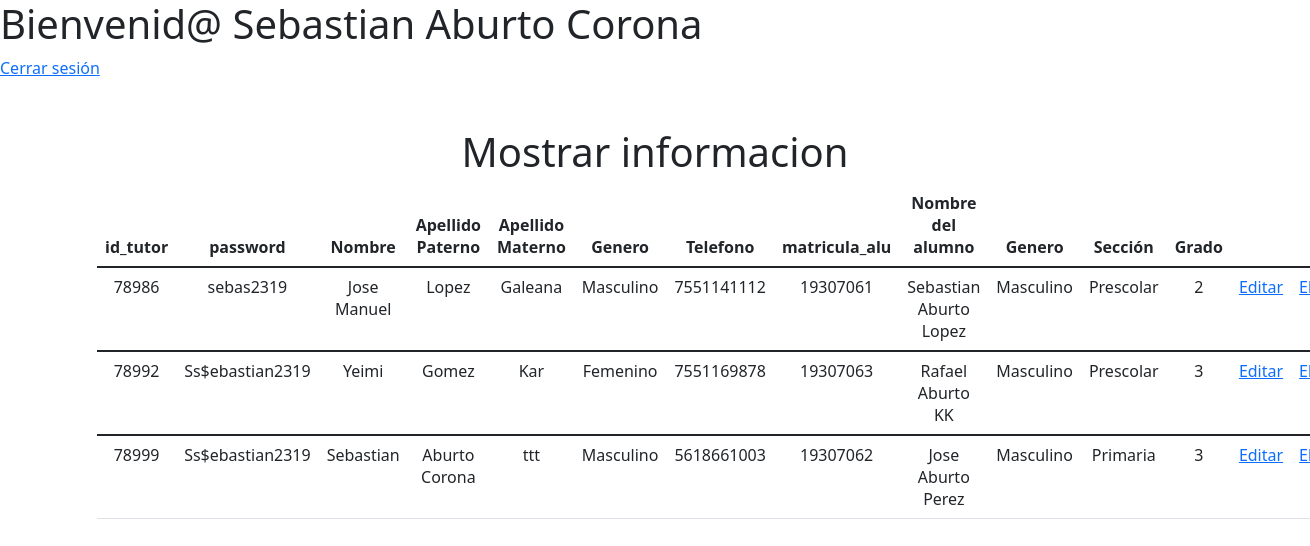
Page /admin/tablatutor.php (signed in) on the committed database.
### tables this page shows
CREATE TABLE `tutor` (
  `id_tutor` varchar(9) NOT NULL,
  `password` varchar(15) NOT NULL,
  `Nombre` varchar(50) NOT NULL,
  `Apellido_P` varchar(30) NOT NULL,
  `Apellido_M` varchar(30) NOT NULL,
  `Genero` varchar(20) NOT NULL,
  `Teléfono` varchar(15) NOT NULL,
  `matricula_alu` varchar(10) NOT NULL,
  PRIMARY KEY (`id_tutor`),
  KEY `matricula_alu` (`matricula_alu`),
  CONSTRAINT `tutor_ibfk_1` FOREIGN KEY (`matricula_alu`) REFERENCES `alumnos` (`matricula_alu`) ON DELETE CASCADE ON UPDATE CASCADE
);

CREATE TABLE `alumnos` (
  `matricula_alu` varchar(10) NOT NULL,
  `nombre` varchar(50) NOT NULL,
  `apellido_P` varchar(30) NOT NULL,
  `apellido_M` varchar(30) NOT NULL,
  `genero` varchar(20) NOT NULL,
  `inicio_escolar` date NOT NULL,
  `sección` varchar(40) NOT NULL,
  `grado` varchar(3) NOT NULL,
  PRIMARY KEY (`matricula_alu`)
);

### admin/tablatutor.php (the view, shortened to what this page needs)
<?php
    $nombre = $_SESSION['nombre'];
?>
<?php
require 'conexion.php';
$query = "SELECT * FROM tutor JOIN alumnos WHERE tutor.matricula_alu = alumnos.matricula_alu";
$result = mysqli_query($conexion, $query);
?>
<html lang="en">
  <head>
    <link href="https://cdn.jsdelivr.net/npm/bootstrap@5.1.3/dist/css/bootstrap.min.css" rel="stylesheet">
  </head>
  <body>
    <div>
    <h1><?php echo 'Bienvenid@ '.$nombre; ?></h1>
    <a href="salir.php">Cerrar sesión</a>
    </div>
    <div class="container mt-5">
      <div class="row">
        <div class="col-md-12">
          <h1 class="text-center">Mostrar informacion</h1>
          <table class="table custom-table">
            <thead class="text-center">
              <tr>
                <th scope="col">id_tutor</th>
                <th scope="col">password</th>
                <th scope="col">Nombre</th>
                <th scope="col">Apellido Paterno</th>
                <th scope="col">Apellido Materno</th>
                <th scope="col">Genero</th>
                <th scope="col">Telefono</th>
                <th scope="col">matricula_alu</th>
                <th scope="col">Nombre del alumno</th>
                <th scope="col">Genero</th>
                <th scope="col">Sección</th>
                <th scope="col">Grado</th>
              </tr>
            </thead>
            <tbody>
              <tr scope="row">
                <?php
                  while ($registro = mysqli_fetch_array($result)) {
                  $nombrecompleto = $registro['nombre'] . ' ' . $registro['apellido_P'] . ' ' . $registro['apellido_M'];
                ?>
                <td class="text-center"><?php echo $registro['id_tutor']; ?></td>
                <td class="text-center"><?php echo $registro['password']; ?></td>
                <td class="text-center"><?php echo $registro['Nombre']; ?></td>
                <td class="text-center"><?php echo $registro['Apellido_P']; ?></td>
                <td class="text-center"><?php echo $registro['Apellido_M']; ?></td>
                <td class="text-center"><?php echo $registro['Genero']; ?></td>
                <td class="text-center"><?php echo $registro['Teléfono']; ?></td>
                <td class="text-center"><?php echo $registro['matricula_alu']; ?></td>
                <td class="text-center"><?php echo $nombrecompleto; ?></td>
                <td class="text-center"><?php echo $registro['genero']; ?></td>
                <td class="text-center"><?php echo $registro['sección']; ?></td>
                <td class="text-center"><?php echo $registro['grado']; ?></td>
                <td> <a href="editartutor.php?valor=<?php echo $registro['id_tutor'];?>">Editar</a></td>
                <td> <a href="delettutor.php?valor=<?php echo $registro['id_tutor'];?>">Elimar</a></td>
              </tr>
            </tbody>
            <?php
              }?>
          </table>
        </div>
      </div>
    </div>
  </body>
</html>

### rows in the picture
tutor: id_tutor "78986", password "sebas2319", Nombre "Jose Manuel", Apellido_P "Lopez", Apellido_M "Galeana", Genero "Masculino", Teléfono "7551141112", matricula_alu.matricula_alu "19307061", matricula_alu.apellido_M "Sebastian Aburto Lopez", matricula_alu.genero "Masculino", matricula_alu.sección "Prescolar", matricula_alu.grado "2"
tutor: id_tutor "78992", password "Ss$ebastian2319", Nombre "Yeimi", Apellido_P "Gomez", Apellido_M "Kar", Genero "Femenino", Teléfono "7551169878", matricula_alu.matricula_alu "19307063", matricula_alu.apellido_M "Rafael Aburto KK", matricula_alu.genero "Masculino", matricula_alu.sección "Prescolar", matricula_alu.grado "3"
tutor: id_tutor "78999", password "Ss$ebastian2319", Nombre "Sebastian", Apellido_P "Aburto Corona", Apellido_M "ttt", Genero "Masculino", Teléfono "5618661003", matricula_alu.matricula_alu "19307062", matricula_alu.apellido_M "Jose Aburto Perez", matricula_alu.genero "Masculino", matricula_alu.sección "Primaria", matricula_alu.grado "3"
